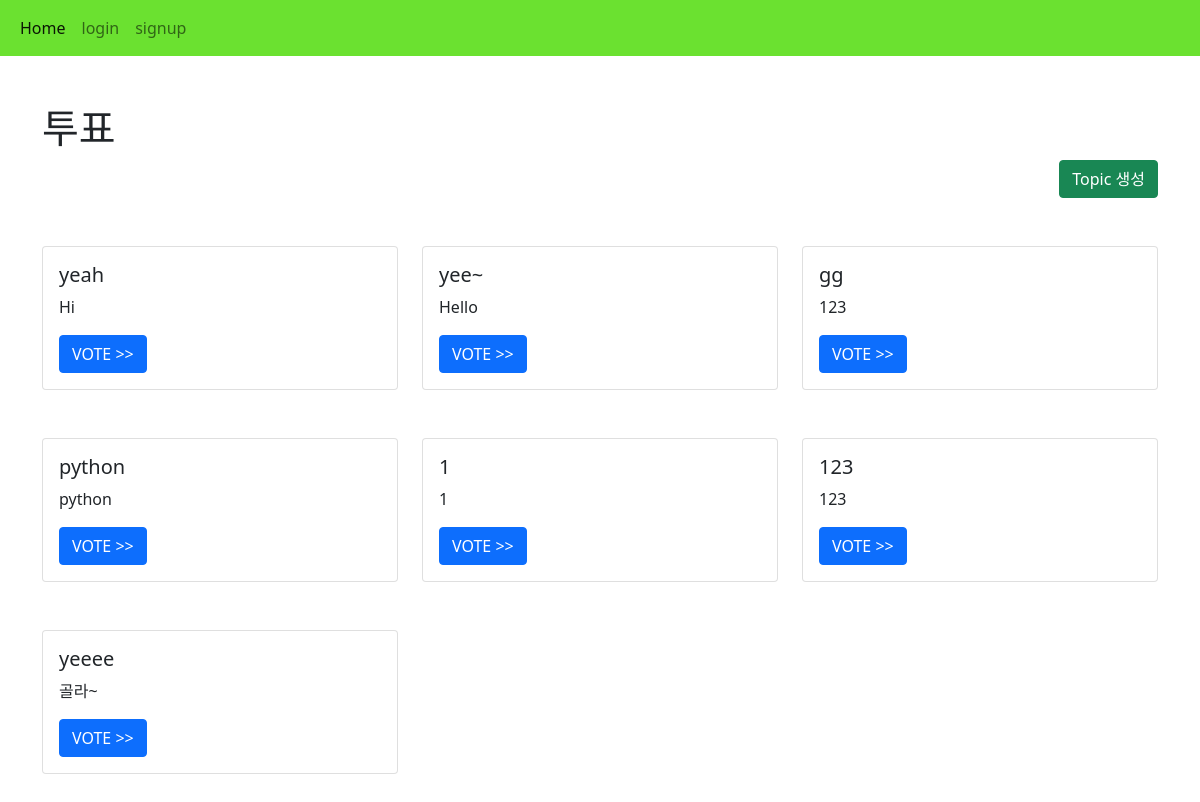
Screenshot of /vote/ with the database file from the repository.
### vote/models.py (models this page shows)
class Topic(models.Model):
    title = models.CharField(max_length=100)
    writer = models.CharField(max_length=30)
    writer_pic = models.ImageField()
    comment = models.TextField(blank=True)
    voter = models.ManyToManyField(User, blank=True)
    def summary(self):
        if len(self.comment) > 30:
            return self.comment[:30] + "..."
        return self.comment

### vote/views.py (the view)
# urls.py: path('', views.index, name="index"),
def index(request):
    t = Topic.objects.all()
    context = {
        'con' : t,
    }
    return render(request, "vote/index.html", context)

### template/vote/index.html
{% extends 'base.html' %}
{% block content %}
<div class="container mt-5 mb-5">
    <h1>투표</h1>
    <div class="text-end">
        <a href="{% url 'vote:create' %}"><button class="btn btn-success">Topic 생성</button></a>
    </div>
    <div class="row mt-5 mb-4">
    {% for i in con %}
        <div class="col-sm-4 mb-5">
        <div class="card">
            <div class="card-body" {% if user in i.voter.all %}style=";{% endif %}">
            <h5 class="card-title">{{ i.title }}</h5>
            <p class="card-text">{{ i.summary }}</p>
            <a href="{% url 'vote:detail' i.id %}" class="btn btn-primary">VOTE >></a>
            </div>
        </div>
        </div>
    {% endfor %}
    </div>
{% endblock %}

### rows the page displays
Topic: title "yeah", summary "Hi"
Topic: title "yee~", summary "Hello"
Topic: title "gg", summary "123"
Topic: title "python", summary "python"
Topic: title "1", summary "1"
Topic: title "123", summary "123"
Topic: title "yeeee", summary "골라~"
